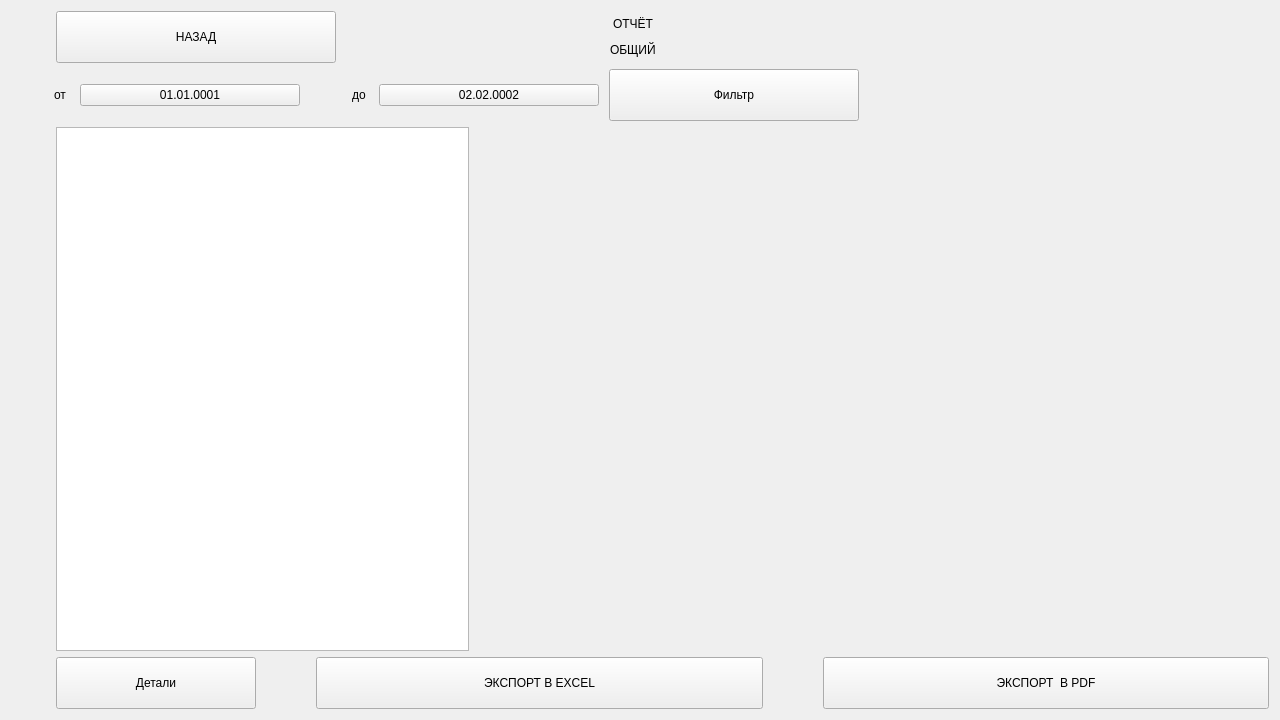
<?xml version="1.0" encoding="UTF-8"?>
<ui version="4.0">
 <class>TotalReport</class>
 <widget class="QWidget" name="TotalReport">
  <property name="geometry">
   <rect>
    <x>0</x>
    <y>0</y>
    <width>1280</width>
    <height>720</height>
   </rect>
  </property>
  <property name="windowTitle">
   <string>Form</string>
  </property>
  <layout class="QVBoxLayout" name="verticalLayout">
   <item>
    <layout class="QHBoxLayout" name="horizontalLayout">
     <property name="spacing">
      <number>7</number>
     </property>
     <property name="leftMargin">
      <number>45</number>
     </property>
     <property name="rightMargin">
      <number>45</number>
     </property>
     <item>
      <widget class="QPushButton" name="BackButton">
       <property name="minimumSize">
        <size>
         <width>0</width>
         <height>52</height>
        </size>
       </property>
       <property name="maximumSize">
        <size>
         <width>280</width>
         <height>16777215</height>
        </size>
       </property>
       <property name="text">
        <string>НАЗАД</string>
       </property>
      </widget>
     </item>
     <item>
      <layout class="QVBoxLayout" name="verticalLayout_2">
       <property name="spacing">
        <number>0</number>
       </property>
       <property name="rightMargin">
        <number>300</number>
       </property>
       <item alignment="Qt::AlignHCenter">
        <widget class="QLabel" name="EcoTaxi">
         <property name="text">
          <string>ОТЧЁТ</string>
         </property>
        </widget>
       </item>
       <item alignment="Qt::AlignHCenter">
        <widget class="QLabel" name="Header">
         <property name="text">
          <string>ОБЩИЙ</string>
         </property>
        </widget>
       </item>
      </layout>
     </item>
    </layout>
   </item>
   <item>
    <layout class="QHBoxLayout" name="horizontalLayout_2">
     <property name="spacing">
      <number>10</number>
     </property>
     <property name="leftMargin">
      <number>0</number>
     </property>
     <property name="rightMargin">
      <number>410</number>
     </property>
     <item alignment="Qt::AlignRight">
      <widget class="QLabel" name="label">
       <property name="text">
        <string>от </string>
       </property>
      </widget>
     </item>
     <item alignment="Qt::AlignRight">
      <widget class="QPushButton" name="FromDateButton">
       <property name="minimumSize">
        <size>
         <width>220</width>
         <height>0</height>
        </size>
       </property>
       <property name="text">
        <string>01.01.0001</string>
       </property>
      </widget>
     </item>
     <item alignment="Qt::AlignRight">
      <widget class="QLabel" name="label_2">
       <property name="text">
        <string>до </string>
       </property>
      </widget>
     </item>
     <item alignment="Qt::AlignHCenter">
      <widget class="QPushButton" name="ToDateButton">
       <property name="minimumSize">
        <size>
         <width>220</width>
         <height>0</height>
        </size>
       </property>
       <property name="text">
        <string>02.02.0002</string>
       </property>
      </widget>
     </item>
     <item>
      <widget class="QPushButton" name="FilterButton">
       <property name="minimumSize">
        <size>
         <width>250</width>
         <height>52</height>
        </size>
       </property>
       <property name="text">
        <string>Фильтр</string>
       </property>
      </widget>
     </item>
    </layout>
   </item>
   <item>
    <layout class="QVBoxLayout" name="verticalLayout_3" stretch="1">
     <property name="spacing">
      <number>0</number>
     </property>
     <property name="leftMargin">
      <number>45</number>
     </property>
     <property name="rightMargin">
      <number>800</number>
     </property>
     <item>
      <widget class="QTableView" name="tableView">
       <property name="maximumSize">
        <size>
         <width>16777215</width>
         <height>16777215</height>
        </size>
       </property>
       <property name="sizeAdjustPolicy">
        <enum>QAbstractScrollArea::AdjustToContents</enum>
       </property>
       <property name="editTriggers">
        <set>QAbstractItemView::NoEditTriggers</set>
       </property>
       <property name="selectionMode">
        <enum>QAbstractItemView::SingleSelection</enum>
       </property>
       <property name="selectionBehavior">
        <enum>QAbstractItemView::SelectRows</enum>
       </property>
       <property name="sortingEnabled">
        <bool>true</bool>
       </property>
       <property name="wordWrap">
        <bool>false</bool>
       </property>
       <attribute name="horizontalHeaderVisible">
        <bool>false</bool>
       </attribute>
       <attribute name="horizontalHeaderHighlightSections">
        <bool>false</bool>
       </attribute>
       <attribute name="horizontalHeaderShowSortIndicator" stdset="0">
        <bool>false</bool>
       </attribute>
       <attribute name="verticalHeaderVisible">
        <bool>true</bool>
       </attribute>
       <attribute name="verticalHeaderCascadingSectionResizes">
        <bool>false</bool>
       </attribute>
       <attribute name="verticalHeaderShowSortIndicator" stdset="0">
        <bool>false</bool>
       </attribute>
       <attribute name="verticalHeaderStretchLastSection">
        <bool>false</bool>
       </attribute>
      </widget>
     </item>
    </layout>
   </item>
   <item>
    <layout class="QHBoxLayout" name="horizontalLayout_4" stretch="1,2">
     <property name="spacing">
      <number>60</number>
     </property>
     <property name="sizeConstraint">
      <enum>QLayout::SetDefaultConstraint</enum>
     </property>
     <property name="leftMargin">
      <number>45</number>
     </property>
     <property name="rightMargin">
      <number>0</number>
     </property>
     <item>
      <widget class="QPushButton" name="detailButton">
       <property name="minimumSize">
        <size>
         <width>200</width>
         <height>52</height>
        </size>
       </property>
       <property name="maximumSize">
        <size>
         <width>200</width>
         <height>52</height>
        </size>
       </property>
       <property name="text">
        <string>Детали</string>
       </property>
      </widget>
     </item>
     <item>
      <layout class="QHBoxLayout" name="horizontalLayout_3">
       <item>
        <widget class="QPushButton" name="ToEXCELButton">
         <property name="minimumSize">
          <size>
           <width>200</width>
           <height>52</height>
          </size>
         </property>
         <property name="text">
          <string>ЭКСПОРТ В EXCEL</string>
         </property>
        </widget>
       </item>
       <item>
        <widget class="QPushButton" name="ToPDFButton">
         <property name="minimumSize">
          <size>
           <width>200</width>
           <height>52</height>
          </size>
         </property>
         <property name="text">
          <string>ЭКСПОРТ  В PDF</string>
         </property>
        </widget>
       </item>
      </layout>
     </item>
    </layout>
   </item>
  </layout>
 </widget>
 <resources/>
 <connections/>
</ui>
